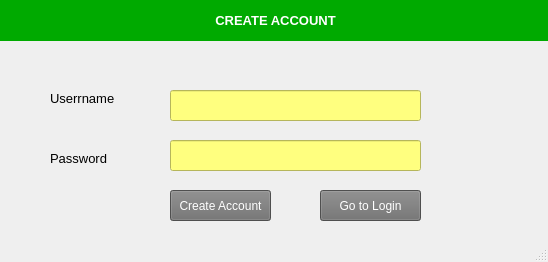
<?xml version="1.0" encoding="UTF-8"?>
<ui version="4.0">
 <class>MainWindow</class>
 <widget class="QMainWindow" name="MainWindow">
  <property name="geometry">
   <rect>
    <x>0</x>
    <y>0</y>
    <width>548</width>
    <height>262</height>
   </rect>
  </property>
  <property name="windowTitle">
   <string>MainWindow</string>
  </property>
  <widget class="QWidget" name="centralwidget">
   <widget class="QLabel" name="label">
    <property name="geometry">
     <rect>
      <x>0</x>
      <y>0</y>
      <width>551</width>
      <height>41</height>
     </rect>
    </property>
    <property name="font">
     <font>
      <pointsize>10</pointsize>
      <weight>75</weight>
      <bold>true</bold>
     </font>
    </property>
    <property name="styleSheet">
     <string notr="true">color: rgb(255, 255, 255);
background-color: rgb(0, 170, 0);</string>
    </property>
    <property name="text">
     <string>CREATE ACCOUNT</string>
    </property>
    <property name="alignment">
     <set>Qt::AlignCenter</set>
    </property>
   </widget>
   <widget class="QPushButton" name="btn_Creat">
    <property name="geometry">
     <rect>
      <x>170</x>
      <y>190</y>
      <width>101</width>
      <height>31</height>
     </rect>
    </property>
    <property name="styleSheet">
     <string notr="true">color: rgb(255, 255, 255);
background-color: rgb(111, 111, 111);</string>
    </property>
    <property name="text">
     <string>Create Account</string>
    </property>
   </widget>
   <widget class="QLineEdit" name="edit_User">
    <property name="geometry">
     <rect>
      <x>170</x>
      <y>90</y>
      <width>251</width>
      <height>31</height>
     </rect>
    </property>
    <property name="styleSheet">
     <string notr="true">background-color: rgb(255, 255, 127);</string>
    </property>
   </widget>
   <widget class="QLabel" name="label_2">
    <property name="geometry">
     <rect>
      <x>50</x>
      <y>90</y>
      <width>81</width>
      <height>16</height>
     </rect>
    </property>
    <property name="font">
     <font>
      <pointsize>10</pointsize>
     </font>
    </property>
    <property name="text">
     <string>Userrname</string>
    </property>
   </widget>
   <widget class="QLineEdit" name="edit_Pasword">
    <property name="geometry">
     <rect>
      <x>170</x>
      <y>140</y>
      <width>251</width>
      <height>31</height>
     </rect>
    </property>
    <property name="styleSheet">
     <string notr="true">background-color: rgb(255, 255, 127);</string>
    </property>
    <property name="echoMode">
     <enum>QLineEdit::Normal</enum>
    </property>
   </widget>
   <widget class="QLabel" name="label_4">
    <property name="geometry">
     <rect>
      <x>50</x>
      <y>150</y>
      <width>81</width>
      <height>16</height>
     </rect>
    </property>
    <property name="font">
     <font>
      <pointsize>10</pointsize>
     </font>
    </property>
    <property name="text">
     <string>Password</string>
    </property>
   </widget>
   <widget class="QPushButton" name="btnKembali">
    <property name="geometry">
     <rect>
      <x>320</x>
      <y>190</y>
      <width>101</width>
      <height>31</height>
     </rect>
    </property>
    <property name="styleSheet">
     <string notr="true">color: rgb(255, 255, 255);
background-color: rgb(111, 111, 111);</string>
    </property>
    <property name="text">
     <string>Go to Login</string>
    </property>
   </widget>
  </widget>
  <widget class="QStatusBar" name="statusbar"/>
 </widget>
 <resources/>
 <connections/>
</ui>
